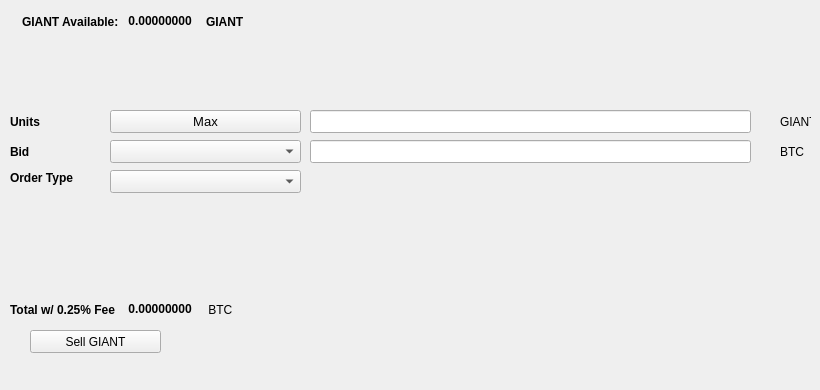
   <widget class="QWidget" name="SellTab">
    <attribute name="title">
     <string>Sell</string>
    </attribute>
    <widget class="QLabel" name="label_16">
     <property name="geometry">
      <rect>
       <x>780</x>
       <y>140</y>
       <width>31</width>
       <height>23</height>
      </rect>
     </property>
     <property name="text">
      <string>BTC</string>
     </property>
    </widget>
    <widget class="QComboBox" name="SellBidcomboBox">
     <property name="geometry">
      <rect>
       <x>110</x>
       <y>140</y>
       <width>191</width>
       <height>23</height>
      </rect>
     </property>
     <property name="font">
      <font>
       <pointsize>10</pointsize>
      </font>
     </property>
    </widget>
    <widget class="QLabel" name="label_18">
     <property name="geometry">
      <rect>
       <x>10</x>
       <y>110</y>
       <width>46</width>
       <height>23</height>
      </rect>
     </property>
     <property name="font">
      <font>
       <weight>75</weight>
       <bold>true</bold>
      </font>
     </property>
     <property name="text">
      <string>Units</string>
     </property>
    </widget>
    <widget class="QPushButton" name="Sell_Max_Amount">
     <property name="geometry">
      <rect>
       <x>110</x>
       <y>110</y>
       <width>191</width>
       <height>23</height>
      </rect>
     </property>
     <property name="font">
      <font>
       <pointsize>10</pointsize>
      </font>
     </property>
     <property name="text">
      <string>Max</string>
     </property>
    </widget>
    <widget class="QLabel" name="label_20">
     <property name="geometry">
      <rect>
       <x>10</x>
       <y>170</y>
       <width>91</width>
       <height>16</height>
      </rect>
     </property>
     <property name="font">
      <font>
       <weight>75</weight>
       <bold>true</bold>
      </font>
     </property>
     <property name="text">
      <string>Order Type</string>
     </property>
    </widget>
    <widget class="QComboBox" name="SellOrdertypeCombo">
     <property name="geometry">
      <rect>
       <x>110</x>
       <y>170</y>
       <width>191</width>
       <height>23</height>
      </rect>
     </property>
     <property name="font">
      <font>
       <pointsize>10</pointsize>
      </font>
     </property>
    </widget>
    <widget class="QLabel" name="label_21">
     <property name="geometry">
      <rect>
       <x>10</x>
       <y>140</y>
       <width>46</width>
       <height>23</height>
      </rect>
     </property>
     <property name="font">
      <font>
       <weight>75</weight>
       <bold>true</bold>
      </font>
     </property>
     <property name="text">
      <string>Bid</string>
     </property>
    </widget>
    <widget class="QLabel" name="label_22">
     <property name="geometry">
      <rect>
       <x>780</x>
       <y>110</y>
       <width>31</width>
       <height>23</height>
      </rect>
     </property>
     <property name="text">
      <string>GIANT</string>
     </property>
    </widget>
    <widget class="QLineEdit" name="UnitsInputGIANT">
     <property name="geometry">
      <rect>
       <x>310</x>
       <y>110</y>
       <width>441</width>
       <height>23</height>
      </rect>
     </property>
     <property name="font">
      <font>
       <pointsize>9</pointsize>
       <weight>75</weight>
       <bold>true</bold>
      </font>
     </property>
    </widget>
    <widget class="QLineEdit" name="SellBidPriceEdit">
     <property name="geometry">
      <rect>
       <x>310</x>
       <y>140</y>
       <width>441</width>
       <height>23</height>
      </rect>
     </property>
     <property name="font">
      <font>
       <pointsize>9</pointsize>
       <weight>75</weight>
       <bold>true</bold>
      </font>
     </property>
    </widget>
    <widget class="QPushButton" name="SellGIANTBTN">
     <property name="geometry">
      <rect>
       <x>30</x>
       <y>330</y>
       <width>131</width>
       <height>23</height>
      </rect>
     </property>
     <property name="text">
      <string>Sell GIANT</string>
     </property>
     <property name="icon">
      <iconset resource="../giant">
       <normaloff>:/icons/bitcoin</normaloff>:/icons/bitcoin</iconset>
     </property>
    </widget>
    <widget class="QWidget" name="layoutWidget3">
     <property name="geometry">
      <rect>
       <x>22</x>
       <y>12</y>
       <width>258</width>
       <height>19</height>
      </rect>
     </property>
     <layout class="QHBoxLayout" name="horizontalLayout">
      <item>
       <widget class="QLabel" name="label232_2">
        <property name="font">
         <font>
          <weight>75</weight>
          <bold>true</bold>
         </font>
        </property>
        <property name="text">
         <string>GIANT Available:</string>
        </property>
       </widget>
      </item>
      <item>
       <widget class="QLabel" name="GIANTAvailableLabel">
        <property name="palette">
         <palette>
          <active>
           <colorrole role="WindowText">
            <brush brushstyle="SolidPattern">
             <color alpha="255">
              <red>0</red>
              <green>0</green>
              <blue>0</blue>
             </color>
            </brush>
           </colorrole>
           <colorrole role="Button">
            <brush brushstyle="SolidPattern">
             <color alpha="255">
              <red>0</red>
              <green>170</green>
              <blue>0</blue>
             </color>
            </brush>
           </colorrole>
           <colorrole role="Light">
            <brush brushstyle="SolidPattern">
             <color alpha="255">
              <red>0</red>
              <green>255</green>
              <blue>0</blue>
             </color>
            </brush>
           </colorrole>
           <colorrole role="Midlight">
            <brush brushstyle="SolidPattern">
             <color alpha="255">
              <red>0</red>
              <green>212</green>
              <blue>0</blue>
             </color>
            </brush>
           </colorrole>
           <colorrole role="Dark">
            <brush brushstyle="SolidPattern">
             <color alpha="255">
              <red>0</red>
              <green>85</green>
              <blue>0</blue>
             </color>
            </brush>
           </colorrole>
           <colorrole role="Mid">
            <brush brushstyle="SolidPattern">
             <color alpha="255">
              <red>0</red>
              <green>113</green>
              <blue>0</blue>
             </color>
            </brush>
           </colorrole>
           <colorrole role="Text">
            <brush brushstyle="SolidPattern">
             <color alpha="255">
              <red>0</red>
              <green>170</green>
              <blue>0</blue>
             </color>
            </brush>
           </colorrole>
           <colorrole role="BrightText">
            <brush brushstyle="SolidPattern">
             <color alpha="255">
              <red>255</red>
              <green>255</green>
              <blue>255</blue>
             </color>
            </brush>
           </colorrole>
           <colorrole role="ButtonText">
            <brush brushstyle="SolidPattern">
             <color alpha="255">
              <red>0</red>
              <green>0</green>
              <blue>0</blue>
             </color>
            </brush>
           </colorrole>
           <colorrole role="Base">
            <brush brushstyle="SolidPattern">
             <color alpha="255">
              <red>255</red>
              <green>255</green>
              <blue>255</blue>
             </color>
            </brush>
           </colorrole>
           <colorrole role="Window">
            <brush brushstyle="SolidPattern">
             <color alpha="255">
              <red>0</red>
              <green>170</green>
              <blue>0</blue>
             </color>
            </brush>
           </colorrole>
           <colorrole role="Shadow">
            <brush brushstyle="SolidPattern">
             <color alpha="255">
              <red>0</red>
              <green>0</green>
              <blue>0</blue>
             </color>
            </brush>
           </colorrole>
           <colorrole role="AlternateBase">
            <brush brushstyle="SolidPattern">
             <color alpha="255">
              <red>127</red>
              <green>212</green>
              <blue>127</blue>
             </color>
            </brush>
           </colorrole>
           <colorrole role="ToolTipBase">
            <brush brushstyle="SolidPattern">
             <color alpha="255">
              <red>255</red>
              <green>255</green>
              <blue>220</blue>
             </color>
            </brush>
           </colorrole>
           <colorrole role="ToolTipText">
            <brush brushstyle="SolidPattern">
             <color alpha="255">
              <red>0</red>
              <green>0</green>
              <blue>0</blue>
             </color>
            </brush>
           </colorrole>
          </active>
          <inactive>
           <colorrole role="WindowText">
            <brush brushstyle="SolidPattern">
             <color alpha="255">
              <red>0</red>
              <green>0</green>
              <blue>0</blue>
             </color>
            </brush>
           </colorrole>
           <colorrole role="Button">
            <brush brushstyle="SolidPattern">
             <color alpha="255">
              <red>0</red>
              <green>170</green>
              <blue>0</blue>
             </color>
            </brush>
           </colorrole>
           <colorrole role="Light">
            <brush brushstyle="SolidPattern">
             <color alpha="255">
              <red>0</red>
              <green>255</green>
              <blue>0</blue>
             </color>
            </brush>
           </colorrole>
           <colorrole role="Midlight">
            <brush brushstyle="SolidPattern">
             <color alpha="255">
              <red>0</red>
              <green>212</green>
              <blue>0</blue>
             </color>
            </brush>
           </colorrole>
           <colorrole role="Dark">
            <brush brushstyle="SolidPattern">
             <color alpha="255">
              <red>0</red>
              <green>85</green>
              <blue>0</blue>
             </color>
            </brush>
           </colorrole>
           <colorrole role="Mid">
            <brush brushstyle="SolidPattern">
             <color alpha="255">
              <red>0</red>
              <green>113</green>
              <blue>0</blue>
             </color>
            </brush>
           </colorrole>
           <colorrole role="Text">
            <brush brushstyle="SolidPattern">
             <color alpha="255">
              <red>0</red>
              <green>170</green>
              <blue>0</blue>
             </color>
            </brush>
           </colorrole>
           <colorrole role="BrightText">
            <brush brushstyle="SolidPattern">
             <color alpha="255">
              <red>255</red>
              <green>255</green>
              <blue>255</blue>
             </color>
            </brush>
           </colorrole>
           <colorrole role="ButtonText">
            <brush brushstyle="SolidPattern">
             <color alpha="255">
              <red>0</red>
              <green>0</green>
              <blue>0</blue>
             </color>
            </brush>
           </colorrole>
           <colorrole role="Base">
            <brush brushstyle="SolidPattern">
             <color alpha="255">
              <red>255</red>
              <green>255</green>
              <blue>255</blue>
             </color>
            </brush>
           </colorrole>
           <colorrole role="Window">
            <brush brushstyle="SolidPattern">
             <color alpha="255">
              <red>0</red>
              <green>170</green>
              <blue>0</blue>
             </color>
            </brush>
           </colorrole>
           <colorrole role="Shadow">
            <brush brushstyle="SolidPattern">
             <color alpha="255">
              <red>0</red>
              <green>0</green>
              <blue>0</blue>
             </color>
            </brush>
           </colorrole>
           <colorrole role="AlternateBase">
            <brush brushstyle="SolidPattern">
             <color alpha="255">
              <red>127</red>
              <green>212</green>
              <blue>127</blue>
             </color>
            </brush>
           </colorrole>
           <colorrole role="ToolTipBase">
            <brush brushstyle="SolidPattern">
             <color alpha="255">
              <red>255</red>
              <green>255</green>
              <blue>220</blue>
             </color>
            </brush>
           </colorrole>
           <colorrole role="ToolTipText">
            <brush brushstyle="SolidPattern">
             <color alpha="255">
              <red>0</red>
              <green>0</green>
              <blue>0</blue>
             </color>
            </brush>
           </colorrole>
          </inactive>
          <disabled>
           <colorrole role="WindowText">
            <brush brushstyle="SolidPattern">
             <color alpha="255">
              <red>0</red>
              <green>85</green>
              <blue>0</blue>
             </color>
            </brush>
           </colorrole>
           <colorrole role="Button">
            <brush brushstyle="SolidPattern">
             <color alpha="255">
              <red>0</red>
              <green>170</green>
              <blue>0</blue>
             </color>
            </brush>
           </colorrole>
           <colorrole role="Light">
            <brush brushstyle="SolidPattern">
             <color alpha="255">
              <red>0</red>
              <green>255</green>
              <blue>0</blue>
             </color>
            </brush>
           </colorrole>
           <colorrole role="Midlight">
            <brush brushstyle="SolidPattern">
             <color alpha="255">
              <red>0</red>
              <green>212</green>
              <blue>0</blue>
             </color>
            </brush>
           </colorrole>
           <colorrole role="Dark">
            <brush brushstyle="SolidPattern">
             <color alpha="255">
              <red>0</red>
              <green>85</green>
              <blue>0</blue>
             </color>
            </brush>
           </colorrole>
           <colorrole role="Mid">
            <brush brushstyle="SolidPattern">
             <color alpha="255">
              <red>0</red>
              <green>113</green>
              <blue>0</blue>
             </color>
            </brush>
           </colorrole>
           <colorrole role="Text">
            <brush brushstyle="SolidPattern">
             <color alpha="255">
              <red>0</red>
              <green>85</green>
              <blue>0</blue>
             </color>
            </brush>
           </colorrole>
           <colorrole role="BrightText">
            <brush brushstyle="SolidPattern">
             <color alpha="255">
              <red>255</red>
              <green>255</green>
              <blue>255</blue>
             </color>
            </brush>
           </colorrole>
           <colorrole role="ButtonText">
            <brush brushstyle="SolidPattern">
             <color alpha="255">
              <red>0</red>
              <green>85</green>
              <blue>0</blue>
             </color>
            </brush>
           </colorrole>
           <colorrole role="Base">
            <brush brushstyle="SolidPattern">
             <color alpha="255">
              <red>0</red>
              <green>170</green>
              <blue>0</blue>
             </color>
            </brush>
           </colorrole>
           <colorrole role="Window">
            <brush brushstyle="SolidPattern">
             <color alpha="255">
              <red>0</red>
              <green>170</green>
              <blue>0</blue>
             </color>
            </brush>
           </colorrole>
           <colorrole role="Shadow">
            <brush brushstyle="SolidPattern">
             <color alpha="255">
              <red>0</red>
              <green>0</green>
              <blue>0</blue>
             </color>
            </brush>
           </colorrole>
           <colorrole role="AlternateBase">
            <brush brushstyle="SolidPattern">
             <color alpha="255">
              <red>0</red>
              <green>170</green>
              <blue>0</blue>
             </color>
            </brush>
           </colorrole>
           <colorrole role="ToolTipBase">
            <brush brushstyle="SolidPattern">
             <color alpha="255">
              <red>255</red>
              <green>255</green>
              <blue>220</blue>
             </color>
            </brush>
           </colorrole>
           <colorrole role="ToolTipText">
            <brush brushstyle="SolidPattern">
             <color alpha="255">
              <red>0</red>
              <green>0</green>
              <blue>0</blue>
             </color>
            </brush>
           </colorrole>
          </disabled>
         </palette>
        </property>
        <property name="font">
         <font>
          <weight>75</weight>
          <bold>true</bold>
         </font>
        </property>
        <property name="text">
         <string> 0.00000000 </string>
        </property>
        <property name="textInteractionFlags">
         <set>Qt::LinksAccessibleByMouse|Qt::TextSelectableByKeyboard|Qt::TextSelectableByMouse</set>
        </property>
       </widget>
      </item>
      <item>
       <widget class="QLabel" name="labelGIANT">
        <property name="font">
         <font>
          <weight>75</weight>
          <bold>true</bold>
         </font>
        </property>
        <property name="text">
         <string>GIANT</string>
        </property>
       </widget>
      </item>
     </layout>
    </widget>
    <widget class="QWidget" name="layoutWidget">
     <property name="geometry">
      <rect>
       <x>10</x>
       <y>300</y>
       <width>268</width>
       <height>19</height>
      </rect>
     </property>
     <layout class="QHBoxLayout" name="horizontalLayout_2">
      <item>
       <widget class="QLabel" name="label_19">
        <property name="font">
         <font>
          <weight>75</weight>
          <bold>true</bold>
         </font>
        </property>
        <property name="text">
         <string>Total w/ 0.25% Fee </string>
        </property>
       </widget>
      </item>
      <item>
       <widget class="QLabel" name="SellCostLabel">
        <property name="palette">
         <palette>
          <active>
           <colorrole role="WindowText">
            <brush brushstyle="SolidPattern">
             <color alpha="255">
              <red>0</red>
              <green>0</green>
              <blue>0</blue>
             </color>
            </brush>
           </colorrole>
           <colorrole role="Button">
            <brush brushstyle="SolidPattern">
             <color alpha="255">
              <red>0</red>
              <green>170</green>
              <blue>0</blue>
             </color>
            </brush>
           </colorrole>
           <colorrole role="Light">
            <brush brushstyle="SolidPattern">
             <color alpha="255">
              <red>0</red>
              <green>255</green>
              <blue>0</blue>
             </color>
            </brush>
           </colorrole>
           <colorrole role="Midlight">
            <brush brushstyle="SolidPattern">
             <color alpha="255">
              <red>0</red>
              <green>212</green>
              <blue>0</blue>
             </color>
            </brush>
           </colorrole>
           <colorrole role="Dark">
            <brush brushstyle="SolidPattern">
             <color alpha="255">
              <red>0</red>
              <green>85</green>
              <blue>0</blue>
             </color>
            </brush>
           </colorrole>
           <colorrole role="Mid">
            <brush brushstyle="SolidPattern">
             <color alpha="255">
              <red>0</red>
              <green>113</green>
              <blue>0</blue>
             </color>
            </brush>
           </colorrole>
           <colorrole role="Text">
            <brush brushstyle="SolidPattern">
             <color alpha="255">
              <red>0</red>
              <green>170</green>
              <blue>0</blue>
             </color>
            </brush>
           </colorrole>
           <colorrole role="BrightText">
            <brush brushstyle="SolidPattern">
             <color alpha="255">
              <red>255</red>
              <green>255</green>
              <blue>255</blue>
             </color>
            </brush>
           </colorrole>
           <colorrole role="ButtonText">
            <brush brushstyle="SolidPattern">
             <color alpha="255">
              <red>0</red>
              <green>0</green>
              <blue>0</blue>
             </color>
            </brush>
           </colorrole>
           <colorrole role="Base">
            <brush brushstyle="SolidPattern">
             <color alpha="255">
              <red>255</red>
              <green>255</green>
              <blue>255</blue>
             </color>
            </brush>
           </colorrole>
           <colorrole role="Window">
            <brush brushstyle="SolidPattern">
             <color alpha="255">
              <red>0</red>
              <green>170</green>
              <blue>0</blue>
             </color>
            </brush>
           </colorrole>
           <colorrole role="Shadow">
            <brush brushstyle="SolidPattern">
             <color alpha="255">
              <red>0</red>
              <green>0</green>
              <blue>0</blue>
             </color>
            </brush>
           </colorrole>
           <colorrole role="AlternateBase">
            <brush brushstyle="SolidPattern">
             <color alpha="255">
              <red>127</red>
              <green>212</green>
              <blue>127</blue>
             </color>
            </brush>
           </colorrole>
           <colorrole role="ToolTipBase">
            <brush brushstyle="SolidPattern">
             <color alpha="255">
              <red>255</red>
              <green>255</green>
              <blue>220</blue>
             </color>
            </brush>
           </colorrole>
           <colorrole role="ToolTipText">
            <brush brushstyle="SolidPattern">
             <color alpha="255">
              <red>0</red>
              <green>0</green>
              <blue>0</blue>
             </color>
            </brush>
           </colorrole>
          </active>
          <inactive>
           <colorrole role="WindowText">
            <brush brushstyle="SolidPattern">
             <color alpha="255">
              <red>0</red>
              <green>0</green>
              <blue>0</blue>
             </color>
            </brush>
           </colorrole>
           <colorrole role="Button">
            <brush brushstyle="SolidPattern">
             <color alpha="255">
              <red>0</red>
              <green>170</green>
              <blue>0</blue>
             </color>
            </brush>
           </colorrole>
           <colorrole role="Light">
            <brush brushstyle="SolidPattern">
             <color alpha="255">
              <red>0</red>
              <green>255</green>
              <blue>0</blue>
             </color>
            </brush>
           </colorrole>
           <colorrole role="Midlight">
            <brush brushstyle="SolidPattern">
             <color alpha="255">
              <red>0</red>
              <green>212</green>
              <blue>0</blue>
             </color>
            </brush>
           </colorrole>
           <colorrole role="Dark">
            <brush brushstyle="SolidPattern">
             <color alpha="255">
              <red>0</red>
              <green>85</green>
              <blue>0</blue>
             </color>
            </brush>
           </colorrole>
           <colorrole role="Mid">
            <brush brushstyle="SolidPattern">
             <color alpha="255">
              <red>0</red>
              <green>113</green>
              <blue>0</blue>
             </color>
            </brush>
           </colorrole>
           <colorrole role="Text">
            <brush brushstyle="SolidPattern">
             <color alpha="255">
              <red>0</red>
              <green>170</green>
              <blue>0</blue>
             </color>
            </brush>
           </colorrole>
           <colorrole role="BrightText">
            <brush brushstyle="SolidPattern">
             <color alpha="255">
              <red>255</red>
              <green>255</green>
              <blue>255</blue>
             </color>
            </brush>
           </colorrole>
           <colorrole role="ButtonText">
            <brush brushstyle="SolidPattern">
             <color alpha="255">
              <red>0</red>
              <green>0</green>
              <blue>0</blue>
             </color>
            </brush>
           </colorrole>
           <colorrole role="Base">
            <brush brushstyle="SolidPattern">
             <color alpha="255">
              <red>255</red>
              <green>255</green>
              <blue>255</blue>
             </color>
            </brush>
           </colorrole>
           <colorrole role="Window">
            <brush brushstyle="SolidPattern">
             <color alpha="255">
              <red>0</red>
              <green>170</green>
              <blue>0</blue>
             </color>
            </brush>
           </colorrole>
           <colorrole role="Shadow">
            <brush brushstyle="SolidPattern">
             <color alpha="255">
              <red>0</red>
              <green>0</green>
              <blue>0</blue>
             </color>
            </brush>
           </colorrole>
           <colorrole role="AlternateBase">
            <brush brushstyle="SolidPattern">
             <color alpha="255">
              <red>127</red>
              <green>212</green>
              <blue>127</blue>
             </color>
            </brush>
           </colorrole>
           <colorrole role="ToolTipBase">
            <brush brushstyle="SolidPattern">
             <color alpha="255">
              <red>255</red>
              <green>255</green>
              <blue>220</blue>
             </color>
            </brush>
           </colorrole>
           <colorrole role="ToolTipText">
            <brush brushstyle="SolidPattern">
             <color alpha="255">
              <red>0</red>
              <green>0</green>
              <blue>0</blue>
             </color>
            </brush>
           </colorrole>
          </inactive>
          <disabled>
           <colorrole role="WindowText">
            <brush brushstyle="SolidPattern">
             <color alpha="255">
              <red>0</red>
              <green>85</green>
              <blue>0</blue>
             </color>
            </brush>
           </colorrole>
           <colorrole role="Button">
            <brush brushstyle="SolidPattern">
             <color alpha="255">
              <red>0</red>
              <green>170</green>
              <blue>0</blue>
             </color>
            </brush>
           </colorrole>
           <colorrole role="Light">
            <brush brushstyle="SolidPattern">
             <color alpha="255">
              <red>0</red>
              <green>255</green>
              <blue>0</blue>
             </color>
            </brush>
           </colorrole>
           <colorrole role="Midlight">
            <brush brushstyle="SolidPattern">
             <color alpha="255">
              <red>0</red>
              <green>212</green>
              <blue>0</blue>
             </color>
            </brush>
           </colorrole>
           <colorrole role="Dark">
            <brush brushstyle="SolidPattern">
             <color alpha="255">
              <red>0</red>
              <green>85</green>
              <blue>0</blue>
             </color>
            </brush>
           </colorrole>
           <colorrole role="Mid">
            <brush brushstyle="SolidPattern">
             <color alpha="255">
              <red>0</red>
              <green>113</green>
              <blue>0</blue>
             </color>
            </brush>
           </colorrole>
           <colorrole role="Text">
            <brush brushstyle="SolidPattern">
             <color alpha="255">
              <red>0</red>
              <green>85</green>
              <blue>0</blue>
             </color>
            </brush>
           </colorrole>
           <colorrole role="BrightText">
            <brush brushstyle="SolidPattern">
             <color alpha="255">
              <red>255</red>
              <green>255</green>
              <blue>255</blue>
             </color>
            </brush>
           </colorrole>
           <colorrole role="ButtonText">
            <brush brushstyle="SolidPattern">
             <color alpha="255">
              <red>0</red>
              <green>85</green>
              <blue>0</blue>
             </color>
            </brush>
           </colorrole>
           <colorrole role="Base">
            <brush brushstyle="SolidPattern">
             <color alpha="255">
              <red>0</red>
              <green>170</green>
              <blue>0</blue>
             </color>
            </brush>
           </colorrole>
           <colorrole role="Window">
            <brush brushstyle="SolidPattern">
             <color alpha="255">
              <red>0</red>
              <green>170</green>
              <blue>0</blue>
             </color>
            </brush>
           </colorrole>
           <colorrole role="Shadow">
            <brush brushstyle="SolidPattern">
             <color alpha="255">
              <red>0</red>
              <green>0</green>
              <blue>0</blue>
             </color>
            </brush>
           </colorrole>
           <colorrole role="AlternateBase">
            <brush brushstyle="SolidPattern">
             <color alpha="255">
              <red>0</red>
              <green>170</green>
              <blue>0</blue>
             </color>
            </brush>
           </colorrole>
           <colorrole role="ToolTipBase">
            <brush brushstyle="SolidPattern">
             <color alpha="255">
              <red>255</red>
              <green>255</green>
              <blue>220</blue>
             </color>
            </brush>
           </colorrole>
           <colorrole role="ToolTipText">
            <brush brushstyle="SolidPattern">
             <color alpha="255">
              <red>0</red>
              <green>0</green>
              <blue>0</blue>
             </color>
            </brush>
           </colorrole>
          </disabled>
         </palette>
        </property>
        <property name="font">
         <font>
          <weight>75</weight>
          <bold>true</bold>
         </font>
        </property>
        <property name="autoFillBackground">
         <bool>false</bool>
        </property>
        <property name="text">
         <string> 0.00000000</string>
        </property>
        <property name="textInteractionFlags">
         <set>Qt::LinksAccessibleByMouse|Qt::TextSelectableByMouse</set>
        </property>
       </widget>
      </item>
      <item>
       <widget class="QLabel" name="label_17">
        <property name="font">
         <font>
          <weight>50</weight>
          <bold>false</bold>
         </font>
        </property>
        <property name="text">
         <string> BTC</string>
        </property>
       </widget>
      </item>
     </layout>
    </widget>
    <widget class="QLabel" name="label_23">
     <property name="geometry">
      <rect>
       <x>460</x>
       <y>300</y>
       <width>281</width>
       <height>81</height>
      </rect>
     </property>
     <property name="text">
      <string/>
     </property>
     <property name="pixmap">
      <pixmap>:/images/bittrex</pixmap>
     </property>
    </widget>
   </widget>
